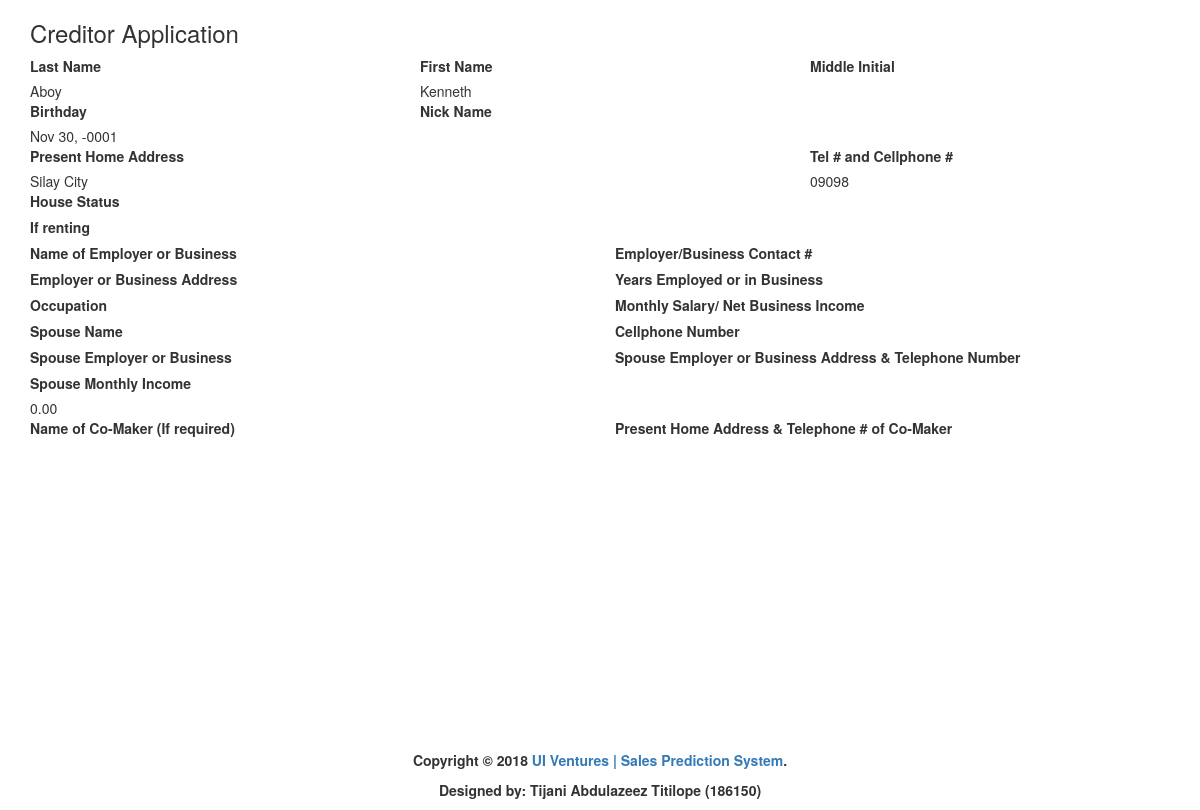
Before: /admin/view_application.php?cid=1 (signed in) with the older database file.
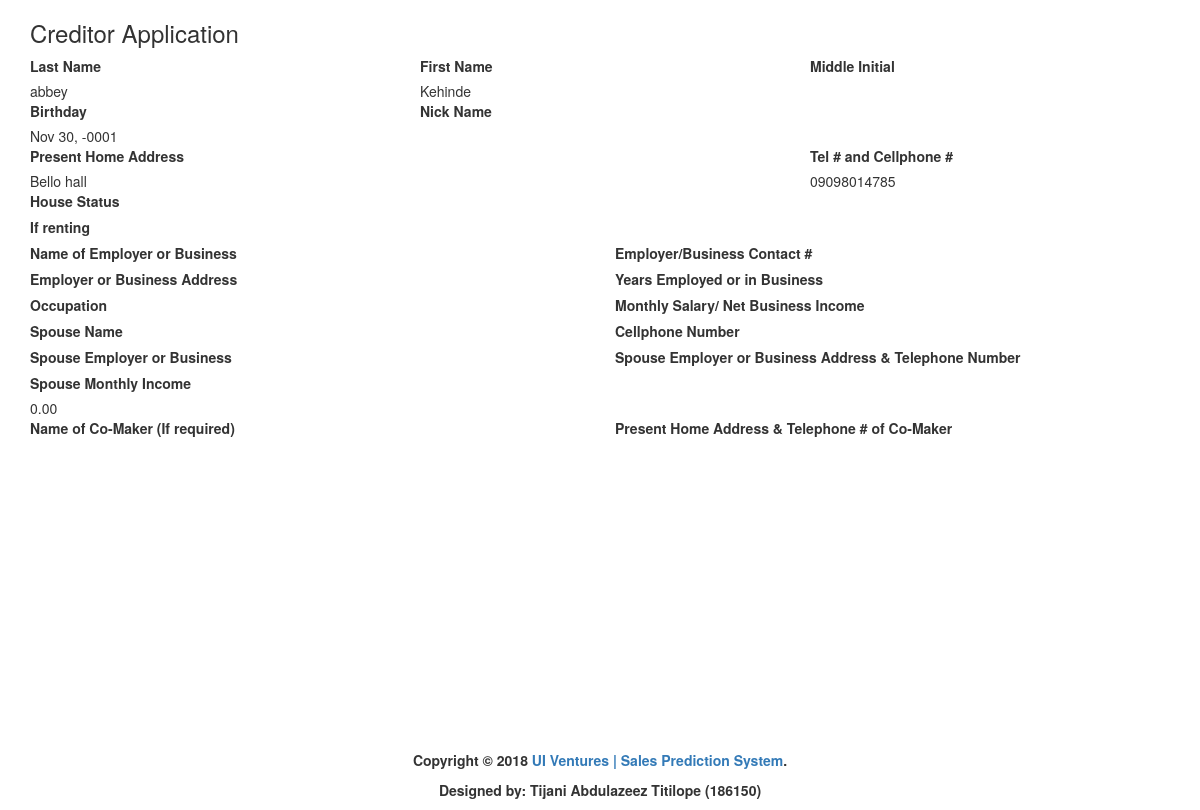
After: the same page with the newer database file.
### tables this page shows
CREATE TABLE IF NOT EXISTS `customer` (
  `cust_id` int(11) NOT NULL AUTO_INCREMENT,
  `cust_first` varchar(50) NOT NULL,
  `cust_last` varchar(30) NOT NULL,
  `cust_address` varchar(100) NOT NULL,
  `cust_contact` varchar(30) NOT NULL,
  `balance` decimal(10,2) NOT NULL,
  `cust_pic` varchar(300) NOT NULL,
  `bday` date NOT NULL,
  `nickname` varchar(30) NOT NULL,
  `house_status` varchar(30) NOT NULL,
  `years` varchar(20) NOT NULL,
  `rent` varchar(10) NOT NULL,
  `emp_name` varchar(100) NOT NULL,
  `emp_no` varchar(30) NOT NULL,
  `emp_address` varchar(100) NOT NULL,
  `emp_year` varchar(10) NOT NULL,
  `occupation` varchar(30) NOT NULL,
  `salary` varchar(30) NOT NULL,
  `spouse` varchar(30) NOT NULL,
  `spouse_no` varchar(30) NOT NULL,
  `spouse_emp` varchar(50) NOT NULL,
  `spouse_details` varchar(100) NOT NULL,
  `spouse_income` decimal(10,2) NOT NULL,
  `comaker` varchar(30) NOT NULL,
  `comaker_details` varchar(100) NOT NULL,
  `branch_id` int(11) NOT NULL,
  `credit_status` varchar(10) NOT NULL,
  `ci_remarks` varchar(1000) NOT NULL,
  `ci_name` varchar(50) NOT NULL,
  `ci_date` date NOT NULL,
  `payslip` int(11) NOT NULL,
  `valid_id` int(11) NOT NULL,
  `cert` int(11) NOT NULL,
  `cedula` int(11) NOT NULL,
  `income` int(11) NOT NULL,
  PRIMARY KEY (`cust_id`)
);

### admin/view_application.php (the view, shortened to what the changed rows need)
<!DOCTYPE html>
<html>
  <head>
    <link rel="stylesheet" href="../bootstrap/css/bootstrap.min.css">
    <link rel="stylesheet" href="../plugins/datatables/dataTables.bootstrap.css">
    <link rel="stylesheet" href="../plugins/select2/select2.min.css">
 </head>
  <body>
    <div class="wrapper">
      <?php
      include('../dist/includes/dbcon.php');
      ?>
      <div class="content-wrapper">
        <div class="container">
          <section class="content">
            <div class="row">
	           <div class="col-md-12">
              <div class="box box-primary">
  <?php
      $cid=$_GET['cid'];
      $query=mysqli_query($con,"select * from customer where cust_id='$cid'")or die(mysqli_error());
        $row=mysqli_fetch_array($query);
  ?>
                <div class="box-body">
                  <form method="post" action="creditor_add.php" enctype="multipart/form-data" class="form-horizontal">
                  <div class="row">
                    <div class="col-md-4">
                      <div class="input-group col-md-12">
            						<div class="input-group col-sm-12">
            						  <?php echo $row['cust_last'];?>
            						</div>
          					  </div>
                    </div>
                    <div class="col-md-4">
                      <label for="date">First Name</label>
                      <div class="input-group col-md-12">
                          <?php echo $row['cust_first'];?>
                      </div>
                    </div>
                  </div>
                  <div class="row">
                    <div class="col-md-4">
                      <label for="date">Birthday</label>
                      <div class="input-group col-md-12">
                          <?php echo date("M d, Y",strtotime($row['bday']));?>
                      </div>
                    </div>
                   </div>
                  <div class="row">
                    <div class="col-md-8">
                      <label for="date">Present Home Address</label>
                      <div class="input-group col-md-12">
                          <?php echo $row['cust_address'];?>
                      </div>
                    </div>
                    <div class="col-md-4">
                      <label for="date">Tel # and Cellphone #</label>
                      <div class="input-group col-md-12">
                          <?php echo $row['cust_contact'];?>
                      </div>
                    </div>
                  </div>
                  <div class="row">
                    <div class="col-md-12">
                      <label for="date">Spouse Monthly Income</label>
                      <div class="input-group col-md-12">
                          <?php echo $row['spouse_income'];?>
                        </div>
                      </div>
                  </div>
				  </form>
                </div>
              </div>
            </div>
          </section>
        </div>
      </div>
    </div>
  </body>
</html>

Changed rows visible on the page:
changed customer "Nov 30, -0001": cust_last "Aboy" → "abbey"; cust_first "Kenneth" → "Kehinde"; cust_address "Silay City" → "Bello hall"; cust_contact "09098" → "09098014785"
